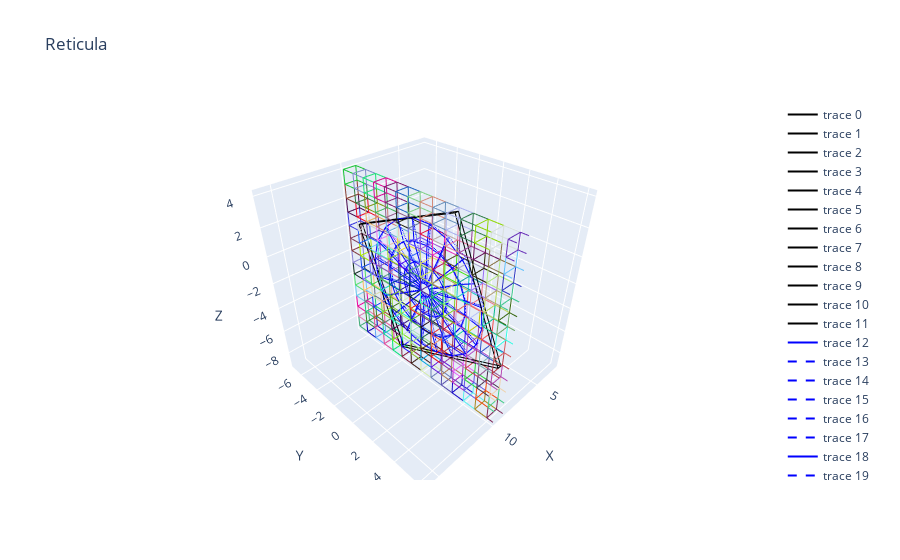

This figure's notebook cell:
### Code cell
fig = go.Figure()
f.build_box(fig)
plot_hexaedro(fig, hexaedros, isdegenerate)
plot_space(fig, subcubos, points_dict)
update_plot(fig, 'Reticula')
fig.show()
